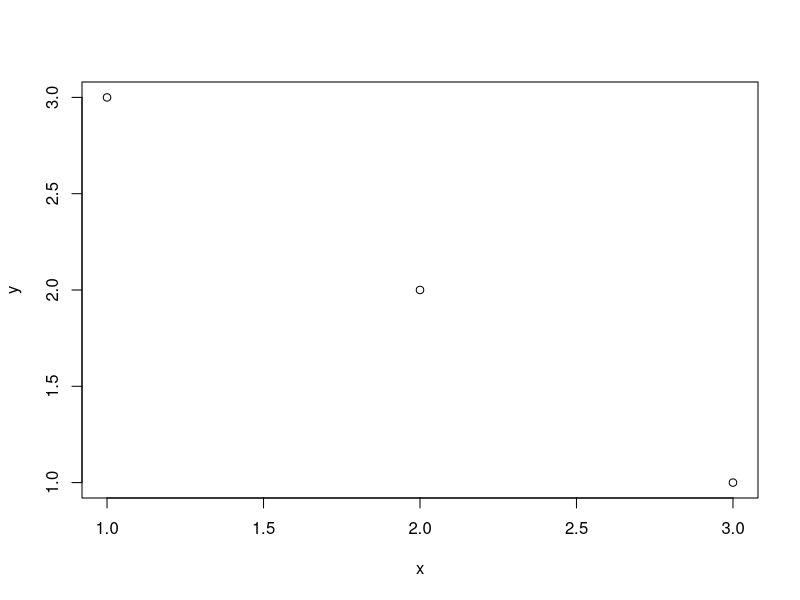

Source code (R):
x <- c(1,2,3)
y <- c(3,2,1)
plot (x,y)
?c
help("plot")
#if you don't see the tab Git go to Tools/Version Control/Project Setup/choose version
#control system = Git
#koli 
